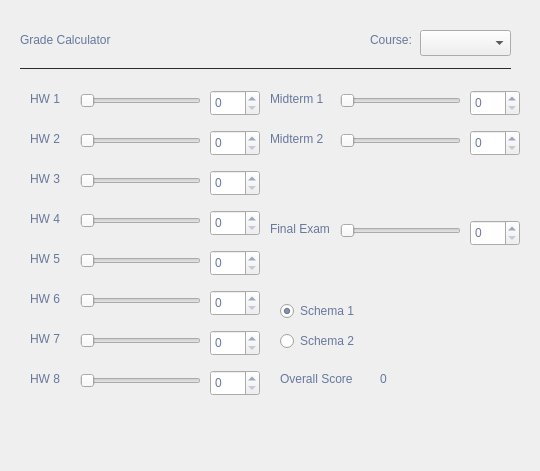
<?xml version="1.0" encoding="UTF-8"?>
<ui version="4.0">
 <class>MainWindow</class>
 <widget class="QMainWindow" name="MainWindow">
  <property name="geometry">
   <rect>
    <x>0</x>
    <y>0</y>
    <width>540</width>
    <height>471</height>
   </rect>
  </property>
  <property name="windowTitle">
   <string>MainWindow</string>
  </property>
  <property name="styleSheet">
   <string notr="true">font: 13pt &quot;Avenir Next&quot;;
color: rgb(103, 120, 156);</string>
  </property>
  <widget class="QWidget" name="centralWidget">
   <widget class="QLabel" name="courselabel">
    <property name="geometry">
     <rect>
      <x>370</x>
      <y>30</y>
      <width>47</width>
      <height>20</height>
     </rect>
    </property>
    <property name="text">
     <string>Course:</string>
    </property>
   </widget>
   <widget class="Line" name="line">
    <property name="geometry">
     <rect>
      <x>20</x>
      <y>60</y>
      <width>491</width>
      <height>16</height>
     </rect>
    </property>
    <property name="styleSheet">
     <string notr="true">color: rgb(43, 43, 43);</string>
    </property>
    <property name="frameShadow">
     <enum>QFrame::Plain</enum>
    </property>
    <property name="orientation">
     <enum>Qt::Horizontal</enum>
    </property>
   </widget>
   <widget class="QLabel" name="hw1label">
    <property name="geometry">
     <rect>
      <x>30</x>
      <y>90</y>
      <width>33</width>
      <height>18</height>
     </rect>
    </property>
    <property name="text">
     <string>HW 1</string>
    </property>
   </widget>
   <widget class="QSpinBox" name="hw1box">
    <property name="geometry">
     <rect>
      <x>210</x>
      <y>90</y>
      <width>50</width>
      <height>26</height>
     </rect>
    </property>
    <property name="styleSheet">
     <string notr="true"/>
    </property>
    <property name="frame">
     <bool>true</bool>
    </property>
    <property name="maximum">
     <number>100</number>
    </property>
   </widget>
   <widget class="QLabel" name="hw2label">
    <property name="geometry">
     <rect>
      <x>30</x>
      <y>130</y>
      <width>33</width>
      <height>18</height>
     </rect>
    </property>
    <property name="text">
     <string>HW 2</string>
    </property>
   </widget>
   <widget class="QSpinBox" name="hw2box">
    <property name="geometry">
     <rect>
      <x>210</x>
      <y>130</y>
      <width>50</width>
      <height>26</height>
     </rect>
    </property>
    <property name="maximum">
     <number>100</number>
    </property>
   </widget>
   <widget class="QLabel" name="hw3label">
    <property name="geometry">
     <rect>
      <x>30</x>
      <y>170</y>
      <width>33</width>
      <height>18</height>
     </rect>
    </property>
    <property name="text">
     <string>HW 3</string>
    </property>
   </widget>
   <widget class="QSpinBox" name="hw3box">
    <property name="geometry">
     <rect>
      <x>210</x>
      <y>170</y>
      <width>50</width>
      <height>26</height>
     </rect>
    </property>
    <property name="styleSheet">
     <string notr="true"/>
    </property>
    <property name="maximum">
     <number>100</number>
    </property>
   </widget>
   <widget class="QLabel" name="overalllabel">
    <property name="geometry">
     <rect>
      <x>380</x>
      <y>370</y>
      <width>91</width>
      <height>18</height>
     </rect>
    </property>
    <property name="text">
     <string>0</string>
    </property>
   </widget>
   <widget class="QSpinBox" name="hw6box">
    <property name="geometry">
     <rect>
      <x>210</x>
      <y>290</y>
      <width>50</width>
      <height>26</height>
     </rect>
    </property>
    <property name="maximum">
     <number>100</number>
    </property>
   </widget>
   <widget class="QLabel" name="hw6label">
    <property name="geometry">
     <rect>
      <x>30</x>
      <y>290</y>
      <width>33</width>
      <height>18</height>
     </rect>
    </property>
    <property name="text">
     <string>HW 6</string>
    </property>
   </widget>
   <widget class="QLabel" name="hw4label">
    <property name="geometry">
     <rect>
      <x>30</x>
      <y>210</y>
      <width>33</width>
      <height>18</height>
     </rect>
    </property>
    <property name="text">
     <string>HW 4</string>
    </property>
   </widget>
   <widget class="QSpinBox" name="hw4box">
    <property name="geometry">
     <rect>
      <x>210</x>
      <y>210</y>
      <width>50</width>
      <height>26</height>
     </rect>
    </property>
    <property name="maximum">
     <number>100</number>
    </property>
   </widget>
   <widget class="QLabel" name="hw5label">
    <property name="geometry">
     <rect>
      <x>30</x>
      <y>250</y>
      <width>33</width>
      <height>18</height>
     </rect>
    </property>
    <property name="text">
     <string>HW 5</string>
    </property>
   </widget>
   <widget class="QSpinBox" name="hw5box">
    <property name="geometry">
     <rect>
      <x>210</x>
      <y>250</y>
      <width>50</width>
      <height>26</height>
     </rect>
    </property>
    <property name="maximum">
     <number>100</number>
    </property>
   </widget>
   <widget class="QLabel" name="hw8label">
    <property name="geometry">
     <rect>
      <x>30</x>
      <y>370</y>
      <width>33</width>
      <height>18</height>
     </rect>
    </property>
    <property name="text">
     <string>HW 8</string>
    </property>
   </widget>
   <widget class="QLabel" name="hw7label">
    <property name="geometry">
     <rect>
      <x>30</x>
      <y>330</y>
      <width>33</width>
      <height>18</height>
     </rect>
    </property>
    <property name="text">
     <string>HW 7</string>
    </property>
   </widget>
   <widget class="QSpinBox" name="hw8box">
    <property name="geometry">
     <rect>
      <x>210</x>
      <y>370</y>
      <width>50</width>
      <height>26</height>
     </rect>
    </property>
    <property name="maximum">
     <number>100</number>
    </property>
   </widget>
   <widget class="QSpinBox" name="hw7box">
    <property name="geometry">
     <rect>
      <x>210</x>
      <y>330</y>
      <width>50</width>
      <height>26</height>
     </rect>
    </property>
    <property name="maximum">
     <number>100</number>
    </property>
   </widget>
   <widget class="QLabel" name="midterm1label">
    <property name="geometry">
     <rect>
      <x>270</x>
      <y>90</y>
      <width>62</width>
      <height>18</height>
     </rect>
    </property>
    <property name="text">
     <string>Midterm 1</string>
    </property>
   </widget>
   <widget class="QSpinBox" name="midterm1box">
    <property name="geometry">
     <rect>
      <x>470</x>
      <y>90</y>
      <width>50</width>
      <height>26</height>
     </rect>
    </property>
    <property name="maximum">
     <number>100</number>
    </property>
   </widget>
   <widget class="QLabel" name="midterm2label">
    <property name="geometry">
     <rect>
      <x>270</x>
      <y>130</y>
      <width>62</width>
      <height>18</height>
     </rect>
    </property>
    <property name="text">
     <string>Midterm 2</string>
    </property>
   </widget>
   <widget class="QSpinBox" name="midterm2box">
    <property name="geometry">
     <rect>
      <x>470</x>
      <y>130</y>
      <width>50</width>
      <height>26</height>
     </rect>
    </property>
    <property name="maximum">
     <number>100</number>
    </property>
   </widget>
   <widget class="QRadioButton" name="schema1radio">
    <property name="geometry">
     <rect>
      <x>280</x>
      <y>300</y>
      <width>84</width>
      <height>22</height>
     </rect>
    </property>
    <property name="text">
     <string>Schema 1</string>
    </property>
    <property name="checked">
     <bool>true</bool>
    </property>
   </widget>
   <widget class="QRadioButton" name="schema2radio">
    <property name="geometry">
     <rect>
      <x>280</x>
      <y>330</y>
      <width>84</width>
      <height>22</height>
     </rect>
    </property>
    <property name="text">
     <string>Schema 2</string>
    </property>
   </widget>
   <widget class="QLabel" name="overallscorelabel">
    <property name="geometry">
     <rect>
      <x>280</x>
      <y>370</y>
      <width>80</width>
      <height>18</height>
     </rect>
    </property>
    <property name="text">
     <string>Overall Score</string>
    </property>
   </widget>
   <widget class="QSlider" name="hw1slider">
    <property name="geometry">
     <rect>
      <x>80</x>
      <y>90</y>
      <width>121</width>
      <height>22</height>
     </rect>
    </property>
    <property name="maximum">
     <number>100</number>
    </property>
    <property name="orientation">
     <enum>Qt::Horizontal</enum>
    </property>
   </widget>
   <widget class="QSlider" name="hw2slider">
    <property name="geometry">
     <rect>
      <x>80</x>
      <y>130</y>
      <width>121</width>
      <height>22</height>
     </rect>
    </property>
    <property name="maximum">
     <number>100</number>
    </property>
    <property name="orientation">
     <enum>Qt::Horizontal</enum>
    </property>
   </widget>
   <widget class="QSlider" name="hw3slider">
    <property name="geometry">
     <rect>
      <x>80</x>
      <y>170</y>
      <width>121</width>
      <height>22</height>
     </rect>
    </property>
    <property name="maximum">
     <number>100</number>
    </property>
    <property name="orientation">
     <enum>Qt::Horizontal</enum>
    </property>
   </widget>
   <widget class="QSlider" name="hw4slider">
    <property name="geometry">
     <rect>
      <x>80</x>
      <y>210</y>
      <width>121</width>
      <height>22</height>
     </rect>
    </property>
    <property name="maximum">
     <number>100</number>
    </property>
    <property name="orientation">
     <enum>Qt::Horizontal</enum>
    </property>
   </widget>
   <widget class="QSlider" name="hw5slider">
    <property name="geometry">
     <rect>
      <x>80</x>
      <y>250</y>
      <width>121</width>
      <height>22</height>
     </rect>
    </property>
    <property name="maximum">
     <number>100</number>
    </property>
    <property name="orientation">
     <enum>Qt::Horizontal</enum>
    </property>
   </widget>
   <widget class="QSlider" name="hw6slider">
    <property name="geometry">
     <rect>
      <x>80</x>
      <y>290</y>
      <width>121</width>
      <height>22</height>
     </rect>
    </property>
    <property name="maximum">
     <number>100</number>
    </property>
    <property name="orientation">
     <enum>Qt::Horizontal</enum>
    </property>
   </widget>
   <widget class="QSlider" name="hw7slider">
    <property name="geometry">
     <rect>
      <x>80</x>
      <y>330</y>
      <width>121</width>
      <height>22</height>
     </rect>
    </property>
    <property name="maximum">
     <number>100</number>
    </property>
    <property name="orientation">
     <enum>Qt::Horizontal</enum>
    </property>
   </widget>
   <widget class="QSlider" name="hw8slider">
    <property name="geometry">
     <rect>
      <x>80</x>
      <y>370</y>
      <width>121</width>
      <height>22</height>
     </rect>
    </property>
    <property name="maximum">
     <number>100</number>
    </property>
    <property name="orientation">
     <enum>Qt::Horizontal</enum>
    </property>
   </widget>
   <widget class="QSlider" name="midterm1slider">
    <property name="geometry">
     <rect>
      <x>340</x>
      <y>90</y>
      <width>121</width>
      <height>22</height>
     </rect>
    </property>
    <property name="maximum">
     <number>100</number>
    </property>
    <property name="orientation">
     <enum>Qt::Horizontal</enum>
    </property>
   </widget>
   <widget class="QSlider" name="midterm2slider">
    <property name="geometry">
     <rect>
      <x>340</x>
      <y>130</y>
      <width>121</width>
      <height>22</height>
     </rect>
    </property>
    <property name="maximum">
     <number>100</number>
    </property>
    <property name="orientation">
     <enum>Qt::Horizontal</enum>
    </property>
   </widget>
   <widget class="QLabel" name="midterm2label_2">
    <property name="geometry">
     <rect>
      <x>270</x>
      <y>220</y>
      <width>62</width>
      <height>18</height>
     </rect>
    </property>
    <property name="text">
     <string>Final Exam</string>
    </property>
   </widget>
   <widget class="QSlider" name="finalslider">
    <property name="geometry">
     <rect>
      <x>340</x>
      <y>220</y>
      <width>121</width>
      <height>22</height>
     </rect>
    </property>
    <property name="maximum">
     <number>100</number>
    </property>
    <property name="orientation">
     <enum>Qt::Horizontal</enum>
    </property>
   </widget>
   <widget class="QSpinBox" name="finalbox">
    <property name="geometry">
     <rect>
      <x>470</x>
      <y>220</y>
      <width>50</width>
      <height>26</height>
     </rect>
    </property>
    <property name="maximum">
     <number>100</number>
    </property>
   </widget>
   <widget class="QLabel" name="apptitle">
    <property name="geometry">
     <rect>
      <x>20</x>
      <y>30</y>
      <width>341</width>
      <height>20</height>
     </rect>
    </property>
    <property name="text">
     <string>Grade Calculator</string>
    </property>
   </widget>
   <widget class="QComboBox" name="comboBox">
    <property name="geometry">
     <rect>
      <x>420</x>
      <y>30</y>
      <width>91</width>
      <height>26</height>
     </rect>
    </property>
    <property name="styleSheet">
     <string notr="true">color: #000;</string>
    </property>
   </widget>
   <zorder>courselabel</zorder>
   <zorder>line</zorder>
   <zorder>hw1label</zorder>
   <zorder>hw1box</zorder>
   <zorder>hw2label</zorder>
   <zorder>hw2box</zorder>
   <zorder>hw3label</zorder>
   <zorder>hw3box</zorder>
   <zorder>overalllabel</zorder>
   <zorder>hw6box</zorder>
   <zorder>hw6label</zorder>
   <zorder>hw4label</zorder>
   <zorder>hw4box</zorder>
   <zorder>hw5label</zorder>
   <zorder>hw5box</zorder>
   <zorder>hw8label</zorder>
   <zorder>hw7label</zorder>
   <zorder>hw8box</zorder>
   <zorder>hw7box</zorder>
   <zorder>midterm1label</zorder>
   <zorder>midterm1box</zorder>
   <zorder>midterm2label</zorder>
   <zorder>midterm2box</zorder>
   <zorder>schema1radio</zorder>
   <zorder>schema2radio</zorder>
   <zorder>overallscorelabel</zorder>
   <zorder>hw1slider</zorder>
   <zorder>hw2slider</zorder>
   <zorder>hw3slider</zorder>
   <zorder>hw4slider</zorder>
   <zorder>hw5slider</zorder>
   <zorder>hw6slider</zorder>
   <zorder>hw7slider</zorder>
   <zorder>hw8slider</zorder>
   <zorder>midterm1slider</zorder>
   <zorder>midterm2slider</zorder>
   <zorder>comboBox</zorder>
   <zorder>midterm2label_2</zorder>
   <zorder>finalslider</zorder>
   <zorder>finalbox</zorder>
   <zorder>comboBox</zorder>
   <zorder>comboBox</zorder>
   <zorder>apptitle</zorder>
  </widget>
 </widget>
 <layoutdefault spacing="6" margin="11"/>
 <resources/>
 <connections/>
</ui>
